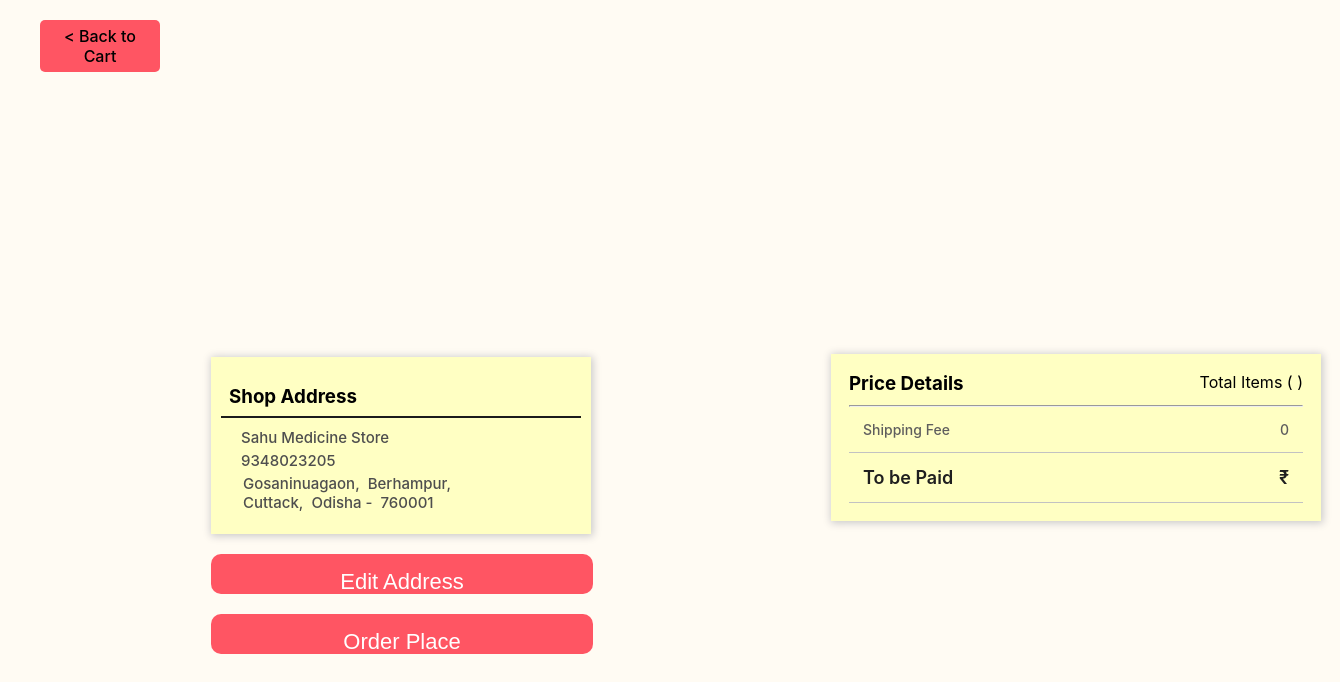
The page /order.php (signed in) on the database its author committed.
### tables this page shows
CREATE TABLE `shop_details` (
  `shop_id` int(5) NOT NULL,
  `email_id` varchar(50) NOT NULL,
  `shop_name` varchar(255) NOT NULL,
  `street` varchar(255) NOT NULL,
  `pincode` int(6) NOT NULL,
  `city` varchar(255) NOT NULL,
  `district` varchar(255) NOT NULL,
  `state` varchar(255) NOT NULL,
  `phone_no` bigint(10) NOT NULL
);

### order.php (the view, shortened to what this page needs)
<?php
include 'db_connect.php';
$email = $_SESSION["email"];
$total = $_SESSION["total"];
$count = $_SESSION["count"];
?>
<!DOCTYPE html>
<html lang="en">
<head>
    <link rel="stylesheet" href="order4.css">
</head>
<body>
    <div class="back">
        <a href="shopping_cart.php">
            < Back to Cart</a> </div> <div class="cont">
                <?php
                if (($_SERVER["REQUEST_METHOD"] == "POST") && (isset($_POST['edit']))) {
                    $shop_id = $_POST['edit'];
                    $check_sql1 = "SELECT `shop_id`, `email_id`, `shop_name`, `street`, `pincode`, `city`, `district`, `state`, `phone_no` FROM `shop_details` WHERE `shop_id`= '$shop_id'";
                    $check_result1 = mysqli_query($conn, $check_sql1);
                    while ($row1 = mysqli_fetch_assoc($check_result1)) {
                        echo
                            '<div class="form sign-in">
                                <form action="order.php" method="post">
                                    <label>
                                        <span>Shop Name</span>
                                        <input type="text" name="shop_name" autocomplete="off" value="' . $row1['shop_name'] . '">
                                        <span class="error"></span>
                                    </label>
                                    <label>
                                        <span>Flat Number, Building Name, Street/Locality</span>
                                        <input type="text" name="street" autocomplete="off" value="' . $row1['street'] . '">
                                        <span class="error"></span>
                                    </label>
                                    <label>
                                        <span>Pincode</span>
                                        <input type="number" name="pincode" autocomplete="off" value="' . $row1['pincode'] . '">
                                        <span class="error"></span>
                                    </label>
                                    <label>
                                        <span>City</span>
                                        <input type="text" name="city" autocomplete="off" value="' . $row1['city'] . '">
                                        <span class="error"></span>
                                    </label>
                                    <label>
                                        <span>District</span>
                                        <input type="text" name="district" autocomplete="off" value="' . $row1['district'] . '">
                                        <span class="error"></span>
                                    </label>
                                    <label>
                                        <span>State</span>
                                        <input type="text" name="state" autocomplete="off" value="' . $row1['state'] . '">
                                        <span class="error"></span>
                                    </label>
                                    <label>
                                        <span>10 Digit Phone Number</span>
                                        <input type="number" name="phone_no" autocomplete="off" value="' . $row1['phone_no'] . '">
                                        <span class="error"></span>
                                    </label>
                                    <button class="submit" type="submit" name="update_order" value="' . $row1['shop_id'] . '">Add Address</button>
                                </form>
                            </div>';
                    }
                } else {
                    $check_sql = "SELECT `shop_id`, `email_id`, `shop_name`, `street`, `pincode`, `city`, `district`, `state`, `phone_no` FROM `shop_details` WHERE `email_id`= '$email'";
                    $check_result = mysqli_query($conn, $check_sql);
                    $num = mysqli_num_rows($check_result);
                    if ($num > 0) {
                        while ($row = mysqli_fetch_assoc($check_result)) {
                            echo '<div class="address">
                                <div class="address-top">
                                    <h3>Shop Address</h3>
                                    <div>' . $row['shop_name'] . '</div>
                                    <div>' . $row['phone_no'] . '</div>
                                    <div>
                                        <span>' . $row['street'] . ',</span>
                                        <span>' . $row['city'] . ',</span></br>
                                        <span>' . $row['district'] . ',</span>
                                        <span>' . $row['state'] . ' -</span>
                                        <span>' . $row['pincode'] . '</span>
                                    </div>
                                </div>
                                <form action="order.php" method="post" class="address-buttom">
                                    <button class="order-btn" name="edit" value="' . $row['shop_id'] . '" type="submit">Edit Address</button>
                                </form>
                                <form action="orderPlace.php" method="post" class="address-buttom">
                                    <button class="order-btn" name="final" value="' . $row['shop_id'] . '" type="submit">Order Place</button>
                                </form>
                            </div>';
                        }
                    }
                }
                ?>
                <div class="sub-cont">
                    <div class="cart-price">
                        <div class="cart-price-box">
                            <div class="right-cart-price-box">
                                <div id="top">
                                    <h3>Price Details</h3>
                                    <span>Total Items ( <?php echo $count; ?> )</span>
                                </div>
                                <hr>
                                <div class="calculate">
                                    <span>Shipping Fee</span>
                                    <span>0</span>
                                </div>
                                <div class="calculate">
                                    <span class="total">To be Paid</span>
                                    <span class="total">&#x20B9;<?php echo $total; ?></span>
                                </div>
                            </div>
                        </div>
                    </div>
                </div>
    </div>
</body>
</html>

### order4.css (style rules this page uses)
*, *::before, *::after { margin: 0; padding: 0; box-sizing: border-box; }
body { width: 100%; height: 100vh; background: rgb(255, 251, 243); font-family: -apple-system, BlinkMacSystemFont, "Segoe UI", Roboto, Oxygen, Ubuntu, Cantarell, "Open Sans", "Helvetica Neue", sans-serif; }
.back { width: 120px; margin: 20px 40px; text-align: center; padding: 6px; background-color: rgb(255, 85, 99); border-radius: 5px; transition: all 0.17s ease-in-out; }
.back a { color: black; text-decoration: none; font-weight: 500; font-size: 16px; }
button { border: none; outline: none; background: none; }
.cont { position: absolute; left: 55%; top: 60%; transform: translate(-50%, -50%); width: 80%; height: 650px; }
.address { margin-top: 170px; width: 400px; padding: 20px 10px; }
.address-top { width: 100%; padding: 20px 10px; background-color: rgb(255, 255, 195); box-shadow: 1px 1px 8px 1px rgb(201, 200, 200); }
.address-top h3 { margin-bottom: 8px; padding: 8px; border-bottom: 2px solid rgb(27, 27, 27); }
.address-top div { color: rgb(78, 78, 78); font-weight: 500; font-size: 15px; padding: 2px 20px; }
.address-top div span { color: rgb(78, 78, 78); font-weight: 500; font-size: 15px; padding: 2px; }
button { display: block; margin: 0 auto; width: 260px; height: 40px; border-radius: 25px; color: #fff; font-size: 16px; cursor: pointer; }
.sub-cont { position: absolute; left: 600px; top: 0; width: 550px; height: 100%; }
.cart-price { margin: 34% 30px; }
.cart-price-box { padding: 18px; display: flex; background-color: rgb(255, 255, 195); box-shadow: 1px 1px 8px 1px rgb(201, 200, 200); }
.right-cart-price-box { width: 100%; }
.right-cart-price-box h3 { display: inline; padding: 0 0 10px 0; }
#top { display: flex; justify-content: space-between; }
.calculate { display: flex; justify-content: space-between; padding: 14px; font-size: 14px; font-weight: 500; color: rgb(95, 94, 94); border-bottom: 0.7px solid rgb(194, 194, 194); }
.total { font-size: 18px; font-weight: 600; color: rgb(31, 31, 31); }
.address-buttom { width: 382px; }
.address-buttom .order-btn { outline: none; width: 100%; background-color: rgb(255, 85, 99); color: white; border-radius: 10px; margin-top: 20px; padding: 15px 10px; font-size: 22px; font-weight: 500; border: none; cursor: pointer; }

### rows shown on the page
shop_details: shop_name "Sahu Medicine Store", phone_no "9348023205", street "Gosaninuagaon", city "Berhampur", district "Cuttack", state "Odisha", pincode "760001", $row['shop_id'] 14 (drawn)
